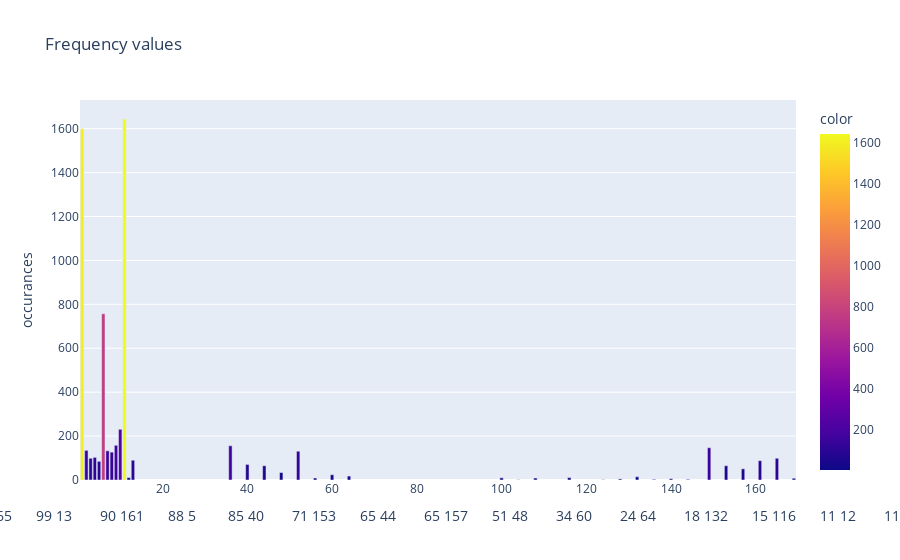

Notebook code for this chart:
### Markdown cell above
## TSF
> TSF is this Timing synchronization function or stands for something else?

### Code cell
Frequency_data = total_scan.Frequency.value_counts()
plot_all_values(Frequency_data, "Frequency")

### Figure 1 — Plotly figure (JSON) as saved in the notebook; plotly's stock layout.template omitted (floating-point values rounded to 4 significant figures)
{"data": [{"alignmentgroup": "True", "hovertemplate": "actual value: %{x}<br>no of occurances: %{y}", "legendgroup": "", "marker": {"color": [1644, 1600, 757, 231, 158, 156, 147, 135, 133, 131, 127, 103, 99, 99, 90, 88, 85, 71, 65, 65, 51, 34, 24, 18, 15, 11, 11, 10, 9, 9, 8, 6, 5, 3, 3, 1, 1], "coloraxis": "coloraxis", "pattern": {"shape": ""}}, "name": "", "offsetgroup": "", "orientation": "v", "showlegend": false, "textposition": "auto", "type": "bar", "x": [11, 1, 6, 10, 9, 36, 149, 2, 7, 52, 8, 4, 3, 165, 13, 161, 5, 40, 153, 44, 157, 48, 60, 64, 132, 116, 12, 100, 108, 56, 169, 140, 128, 136, 144, 104, 124], "xaxis": "x", "y": [1644, 1600, 757, 231, 158, 156, 147, 135, 133, 131, 127, 103, 99, 99, 90, 88, 85, 71, 65, 65, 51, 34, 24, 18, 15, 11, 11, 10, 9, 9, 8, 6, 5, 3, 3, 1, 1], "yaxis": "y"}], "layout": {"barmode": "relative", "coloraxis": {"colorbar": {"title": {"text": "color"}}, "colorscale": [[0, "#0d0887"], [0.1111, "#46039f"], [0.2222, "#7201a8"], [0.3333, "#9c179e"], [0.4444, "#bd3786"], [0.5556, "#d8576b"], [0.6667, "#ed7953"], [0.7778, "#fb9f3a"], [0.8889, "#fdca26"], [1, "#f0f921"]]}, "legend": {"tracegroupgap": 0}, "title": {"text": "Frequency values"}, "xaxis": {"anchor": "y", "domain": [0, 1], "title": {"text": "11     1644\n1      1600\n6       757\n10      231\n9       158\n36      156\n149     147\n2       135\n7       133\n52      131\n8       127\n4       103\n3        99\n165      99\n13       90\n161      88\n5        85\n40       71\n153      65\n44       65\n157      51\n48       34\n60       24\n64       18\n132      15\n116      11\n12       11\n100      10\n108       9\n56        9\n169       8\n140       6\n128       5\n136       3\n144       3\n104       1\n124       1\nName: Frequency, dtype: int64"}}, "yaxis": {"anchor": "x", "domain": [0, 1], "title": {"text": "occurances"}}}}
